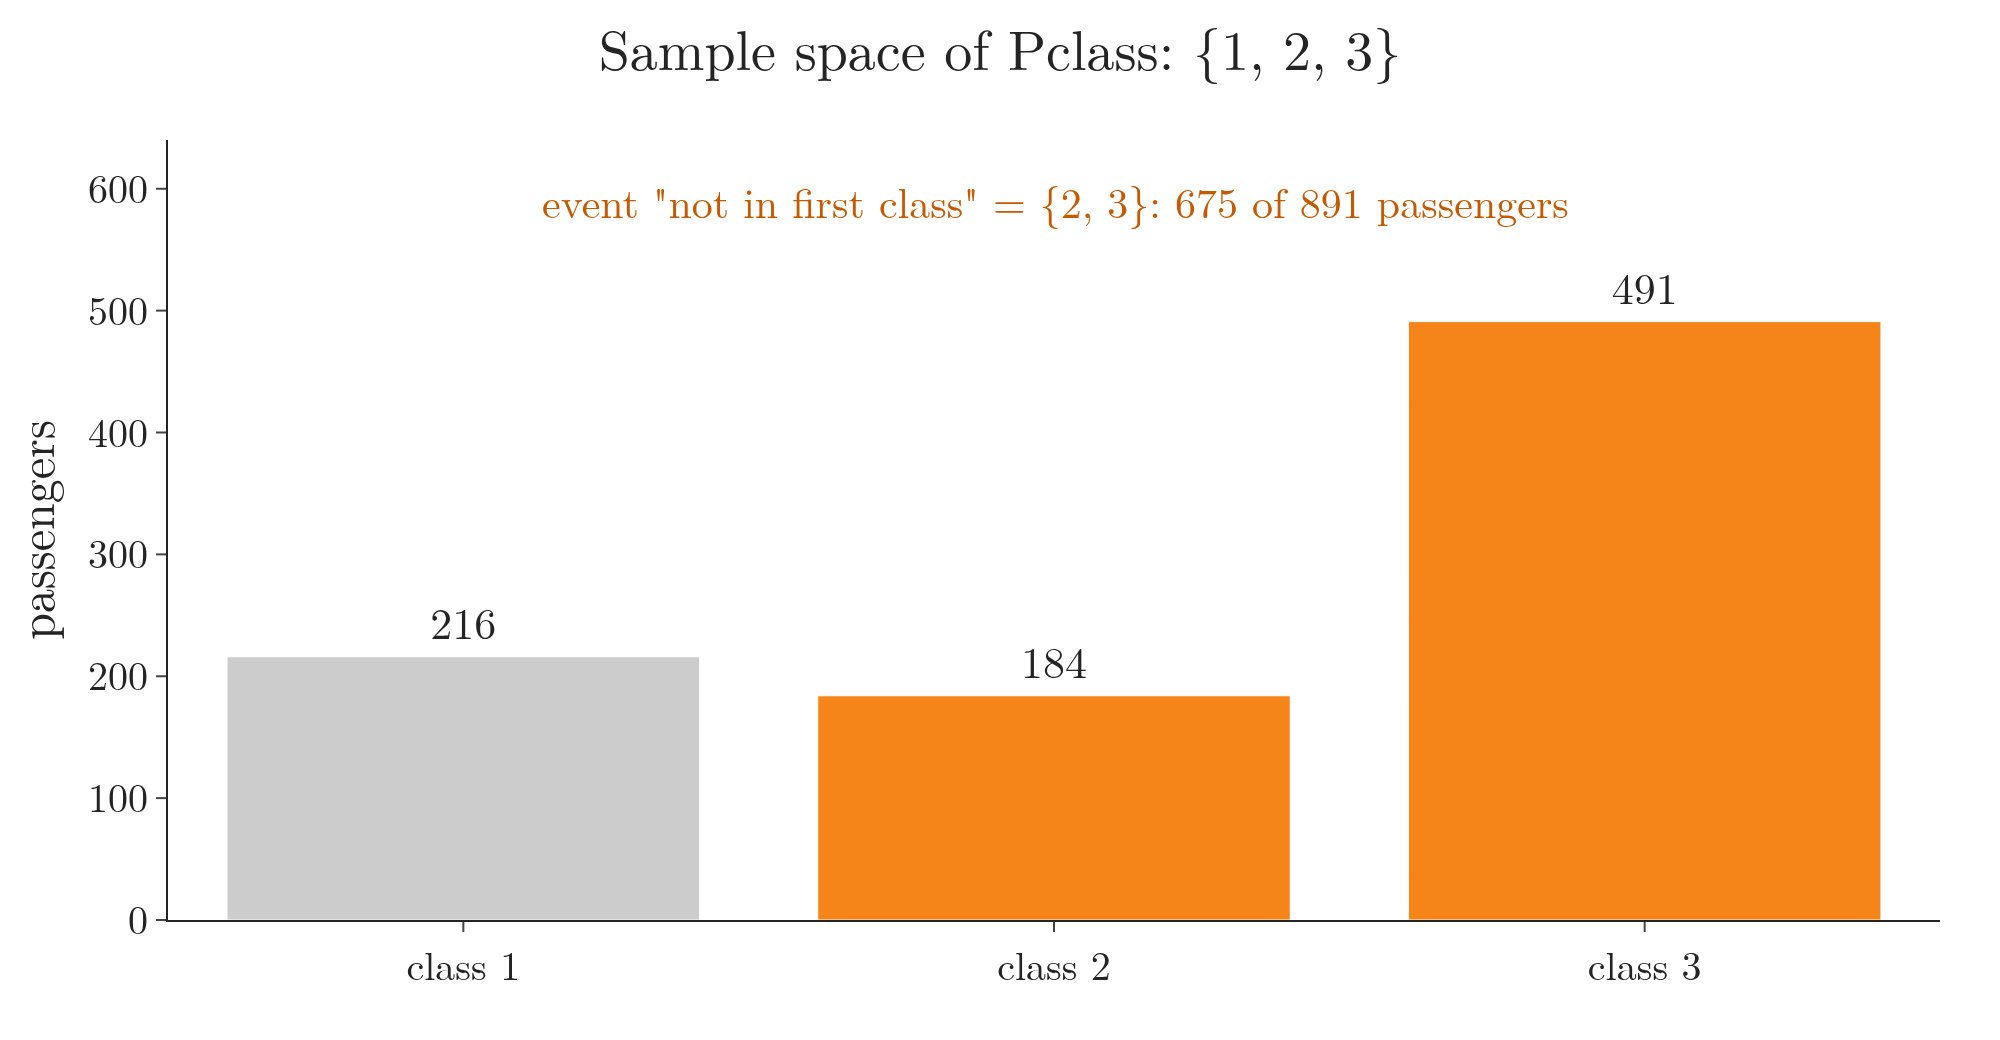

Reproduce this figure in Python.
"""Drawing one Titanic passenger and reading Pclass: the sample space {1, 2, 3}, with the number of the 891
passengers in each class, and the event "not in first class" = {2, 3} (675 passengers)."""
from pathlib import Path
import pandas as pd
import plotly.graph_objects as go

here = Path(__file__).parent
c = pd.read_csv(here.parent / "data" / "titanic_pclass.csv").Pclass.value_counts().sort_index()
assert c.to_dict() == {1: 216, 2: 184, 3: 491} and c[[2, 3]].sum() == 675
fig = go.Figure(go.Bar(x=[f"class {i}" for i in c.index], y=c.values, text=c.values, textposition="outside",
                       marker_color=["#cccccc", "#F58518", "#F58518"], textfont=dict(size=22)))
fig.add_annotation(x=1.0, y=590, text="event \"not in first class\" = {2, 3}: 675 of 891 passengers", showarrow=False,
                   font=dict(size=21, color="#c55a00"))
fig.update_layout(template="simple_white", width=1000, height=520, font=dict(family="Latin Modern Roman", size=20),
                  title=dict(text="Sample space of Pclass: {1, 2, 3}", x=0.5), yaxis=dict(title="passengers", range=[0, 640]),
                  margin=dict(l=80, r=30, t=70, b=60))
fig.write_image(here / "pclass_space.png", scale=2)
fig.write_image(here / "pclass_space.pdf")
